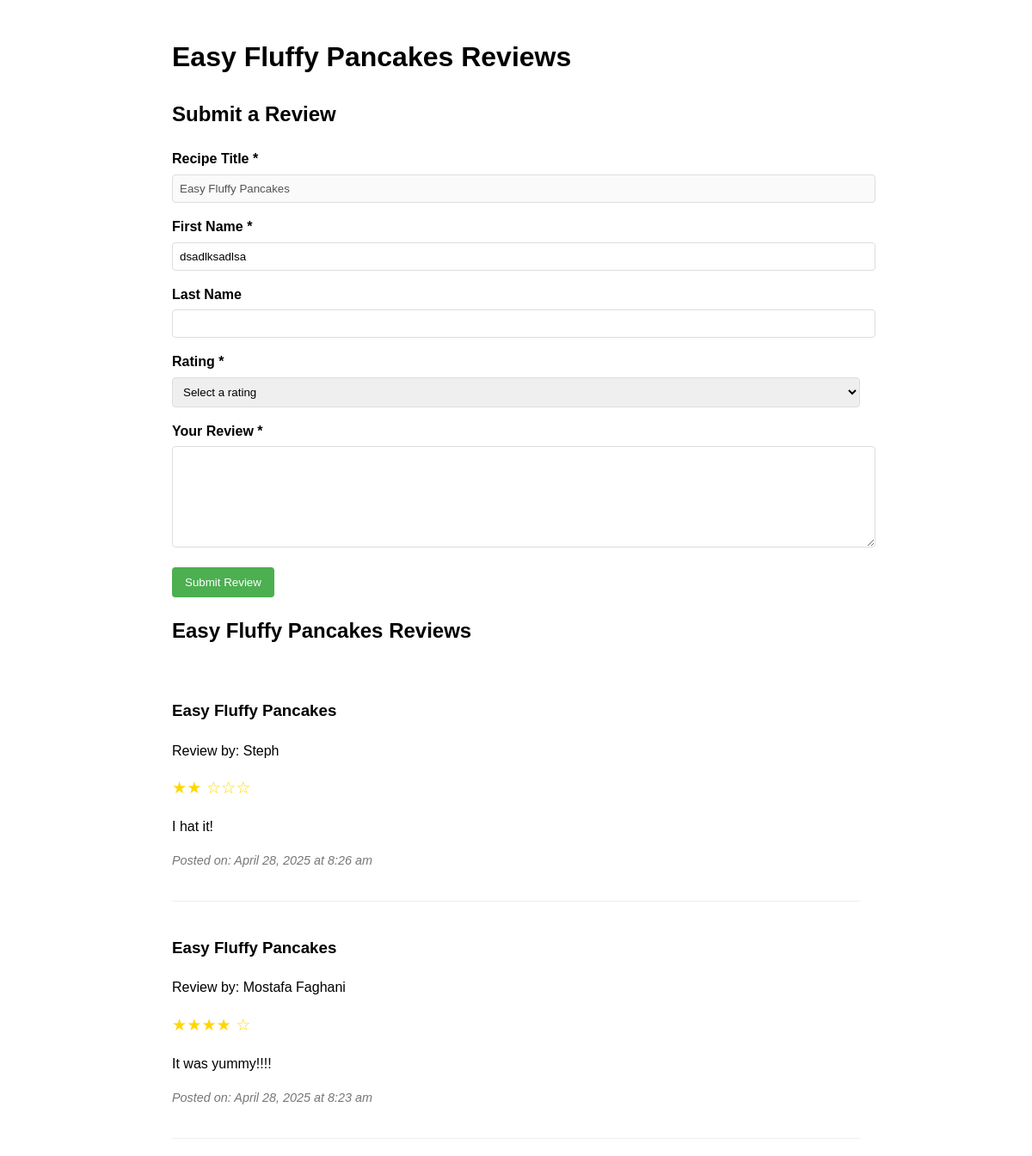
Page /php/view_review.php?recipe_title=Easy Fluffy Pancakes (signed in) on the committed database.
### tables this page shows
CREATE TABLE `reviews` (
  `review_id` int NOT NULL,
  `recipe_title` varchar(100) NOT NULL,
  `user_id` int NOT NULL,
  `first_name` varchar(50) NOT NULL,
  `last_name` varchar(50) NOT NULL,
  `rating` int NOT NULL,
  `comment` text,
  `timestamp` datetime DEFAULT CURRENT_TIMESTAMP
);

### php/view_review.php (the view, shortened to what this page needs)
<?php
include 'connect.php';
$recipe_title = isset($_GET['recipe_title']) ? urldecode($_GET['recipe_title']) : '';
function getReviews($recipe_title = '')
{
    global $dbh;
    try {
        if (!empty($recipe_title)) {
            $stmt = $dbh->prepare("SELECT * FROM reviews
                                 WHERE recipe_title = ?
                                 ORDER BY timestamp DESC");
            $stmt->execute([$recipe_title]);
        } else {
            $stmt = $dbh->query("SELECT * FROM reviews ORDER BY timestamp DESC");
        }
        return $stmt->fetchAll(PDO::FETCH_ASSOC);
    } catch (PDOException $e) {
        error_log("Error loading reviews: " . $e->getMessage());
        return [];
    }
}
$reviews = getReviews($recipe_title);
?>
<!DOCTYPE html>
<html lang="en">
<head>
</head>
<body>
    <h1><?= !empty($recipe_title) ? htmlspecialchars($recipe_title) . " Reviews" : "Dish Reviews" ?></h1>
    <section>
        <h2>Submit a Review</h2>
        <form method="post">
            <div class="form-group">
                <label>Recipe Title *</label>
                <input type="text" value="<?= htmlspecialchars($recipe_title) ?>" readonly disabled>
            </div>
            <div class="form-group">
                <label for="first_name">First Name *</label>
                <input type="text" id="first_name" name="first_name" required
                    value="<?= isset($_SESSION['username']) ? htmlspecialchars($_SESSION['username']) : '' ?>">
            </div>
            <div class="form-group">
                <label for="last_name">Last Name</label>
                <input type="text" id="last_name" name="last_name">
            </div>
            <div class="form-group">
                <label for="rating">Rating *</label>
                <select id="rating" name="rating" required>
                    <option value="">Select a rating</option>
                </select>
            </div>
            <div class="form-group">
                <label for="comment">Your Review *</label>
                <textarea id="comment" name="comment" required></textarea>
            </div>
            <button type="submit" name="submit_review">Submit Review</button>
        </form>
    </section>
    <section>
        <h2><?= !empty($recipe_title) ? htmlspecialchars($recipe_title) . " Reviews" : "All Reviews" ?></h2>
        <?php if (!empty($reviews)): ?>
            <?php foreach ($reviews as $review): ?>
                <article class="review">
                    <h3><?= htmlspecialchars($review['recipe_title']) ?></h3>
                    <p>Review by: <?= htmlspecialchars($review['first_name']) ?>
                        <?= !empty($review['last_name']) ? htmlspecialchars($review['last_name']) : '' ?></p>
                    <div class="rating-stars">
                        <?= str_repeat('★', $review['rating']) ?>
                        <?= str_repeat('☆', 5 - $review['rating']) ?>
                    </div>
                    <p><?= nl2br(htmlspecialchars($review['comment'])) ?></p>
                    <p class="timestamp">Posted on: <?= date('F j, Y \a\t g:i a', strtotime($review['timestamp'])) ?></p>
                </article>
            <?php endforeach; ?>
        <?php else: ?>
            <p>No reviews yet. Be the first to review!</p>
        <?php endif; ?>
    </section>
</body>
</html>

### php/view_review.php (style rules this page uses)
body { font-family: Arial, sans-serif; max-width: 800px; margin: 0 auto; padding: 20px; line-height: 1.6; }
.review { border-bottom: 1px solid #eee; padding: 20px 0; }
.form-group { margin-bottom: 15px; }
label { display: block; margin-bottom: 5px; font-weight: bold; }
input, textarea, select { width: 100%; padding: 8px; border: 1px solid #ddd; border-radius: 4px; }
textarea { min-height: 100px; }
button { background-color: #4CAF50; color: white; border: none; padding: 10px 15px; cursor: pointer; border-radius: 4px; }
.rating-stars { color: #FFD700; font-size: 1.2em; }
.timestamp { color: #777; font-size: 0.9em; font-style: italic; }

### rows in the picture
reviews: recipe_title "Easy Fluffy Pancakes", first_name "Steph", rating "★★", rating "☆☆☆", comment "I hat it!", timestamp "April 28, 2025 at 8:26 am"
reviews: recipe_title "Easy Fluffy Pancakes", first_name "Mostafa", last_name "Faghani", rating "★★★★", rating "☆", comment "It was yummy!!!!", timestamp "April 28, 2025 at 8:23 am"

### other values in the picture
$recipe_title "Easy Fluffy Pancakes"
